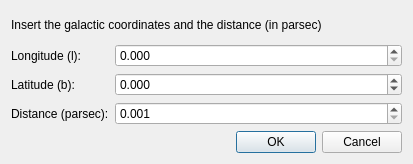
<?xml version="1.0" encoding="UTF-8"?>
<ui version="4.0">
 <class>SimPlaceDialog</class>
 <widget class="QDialog" name="SimPlaceDialog">
  <property name="geometry">
   <rect>
    <x>0</x>
    <y>0</y>
    <width>413</width>
    <height>164</height>
   </rect>
  </property>
  <property name="windowTitle">
   <string>Place simulation</string>
  </property>
  <layout class="QVBoxLayout" name="verticalLayout">
   <item>
    <widget class="QLabel" name="label_4">
     <property name="text">
      <string>Insert the galactic coordinates and the distance (in parsec)</string>
     </property>
    </widget>
   </item>
   <item>
    <layout class="QFormLayout" name="formLayout">
     <item row="0" column="0">
      <widget class="QLabel" name="label">
       <property name="text">
        <string>Longitude (l):</string>
       </property>
      </widget>
     </item>
     <item row="0" column="1">
      <widget class="QDoubleSpinBox" name="spinLon">
       <property name="decimals">
        <number>3</number>
       </property>
       <property name="maximum">
        <double>360.000000000000000</double>
       </property>
      </widget>
     </item>
     <item row="1" column="0">
      <widget class="QLabel" name="label_2">
       <property name="text">
        <string>Latitude (b):</string>
       </property>
      </widget>
     </item>
     <item row="1" column="1">
      <widget class="QDoubleSpinBox" name="spinLat">
       <property name="decimals">
        <number>3</number>
       </property>
       <property name="minimum">
        <double>-90.000000000000000</double>
       </property>
       <property name="maximum">
        <double>90.000000000000000</double>
       </property>
       <property name="value">
        <double>0.000000000000000</double>
       </property>
      </widget>
     </item>
     <item row="2" column="0">
      <widget class="QLabel" name="label_3">
       <property name="text">
        <string>Distance (parsec):</string>
       </property>
      </widget>
     </item>
     <item row="2" column="1">
      <widget class="QDoubleSpinBox" name="spinDistance">
       <property name="decimals">
        <number>3</number>
       </property>
       <property name="minimum">
        <double>0.001000000000000</double>
       </property>
      </widget>
     </item>
     <item row="3" column="1">
      <widget class="QDialogButtonBox" name="buttonBox">
       <property name="standardButtons">
        <set>QDialogButtonBox::Cancel|QDialogButtonBox::Ok</set>
       </property>
      </widget>
     </item>
    </layout>
   </item>
  </layout>
 </widget>
 <resources/>
 <connections/>
</ui>
